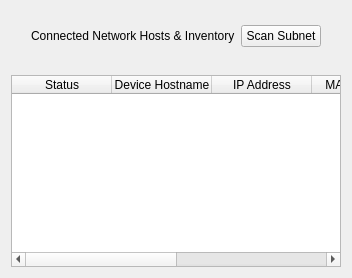
        <widget class="QWidget" name="pageHosts">
         <layout class="QVBoxLayout" name="pageHostsLayout">
          <property name="spacing">
           <number>14</number>
          </property>
          <item>
           <widget class="QFrame" name="cardHostsToolbar">
            <layout class="QHBoxLayout" name="hostsToolbarLayout">
             <property name="leftMargin">
              <number>20</number>
             </property>
             <property name="topMargin">
              <number>14</number>
             </property>
             <property name="rightMargin">
              <number>20</number>
             </property>
             <property name="bottomMargin">
              <number>14</number>
             </property>
             <item>
              <widget class="QLabel" name="lblHostsPageTitle">
               <property name="text">
                <string>Connected Network Hosts &amp; Inventory</string>
               </property>
               <property name="class" stdset="0">
                <string>cardHeader</string>
               </property>
              </widget>
             </item>
             <item>
              <spacer name="spHostsToolbar">
               <property name="orientation">
                <enum>Qt::Orientation::Vertical</enum>
               </property>
               <property name="sizeHint" stdset="0">
                <size>
                 <width>0</width>
                 <height>0</height>
                </size>
               </property>
              </spacer>
             </item>
             <item>
              <widget class="QPushButton" name="btnQuickScan">
               <property name="text">
                <string>Scan Subnet</string>
               </property>
               <property name="class" stdset="0">
                <string>pillBtnPrimary</string>
               </property>
              </widget>
             </item>
            </layout>
           </widget>
          </item>
          <item>
           <widget class="QTableWidget" name="tableFullDevices">
            <property name="columnCount">
             <number>6</number>
            </property>
            <column>
             <property name="text">
              <string>Status</string>
             </property>
            </column>
            <column>
             <property name="text">
              <string>Device Hostname</string>
             </property>
            </column>
            <column>
             <property name="text">
              <string>IP Address</string>
             </property>
            </column>
            <column>
             <property name="text">
              <string>MAC Address</string>
             </property>
            </column>
            <column>
             <property name="text">
              <string>Role / Reachability</string>
             </property>
            </column>
            <column>
             <property name="text">
              <string>Last Seen</string>
             </property>
            </column>
           </widget>
          </item>
         </layout>
        </widget>
